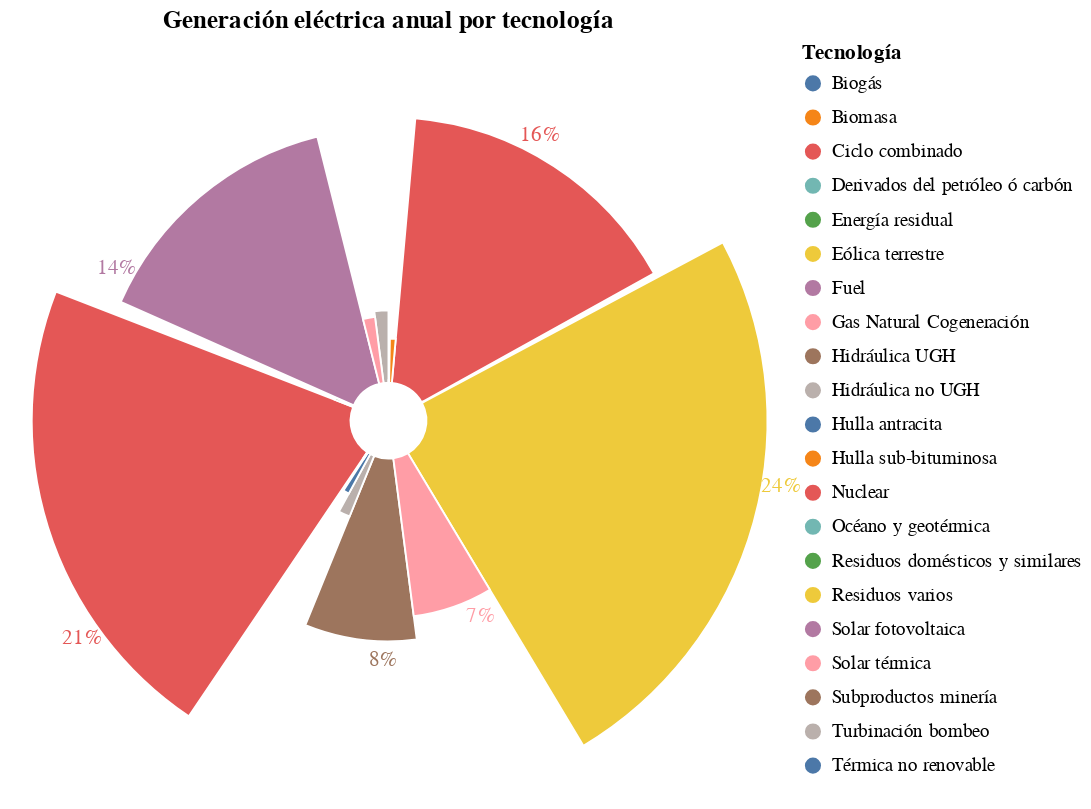

The notebook cell saved with this chart:
### Code cell
selection = alt.selection_point(fields=['name'], bind='legend')

# Base del gráfico
base = alt.Chart(df_aux).transform_window(
    rank='rank(value)',
    sort=[alt.SortField('value', order='descending')]
).encode(
    alt.Theta("value:Q", sort=df_aux['name'].to_list()).stack(True),
    alt.Radius("value").scale(type="sqrt", zero=True),
    color=alt.Color("name:N", title='Tecnología'),
    opacity=alt.condition(selection, alt.value(1), alt.value(0.2))
).add_params(selection).properties(
    title='Generación eléctrica anual por tecnología',
    width=400,
    height=400
)

# Gráfico de arco
c1 = base.mark_arc(innerRadius=20, stroke="#fff")

# Gráfico de texto con formato
c2 = base.mark_text(radiusOffset=10).encode(
    text=alt.Text("value_normalized:Q", format=".0%")
    ).transform_filter(
    alt.datum.rank <= 6
)

# Mostrar el gráfico
c1 + c2

### Figure 1 — Vega-Lite specification as saved in the notebook (floating-point values rounded to 4 significant figures)
{"config": {"view": {"continuousWidth": 300, "continuousHeight": 300}}, "layer": [{"mark": {"type": "arc", "innerRadius": 20, "stroke": "#fff"}, "encoding": {"color": {"field": "name", "title": "Tecnología", "type": "nominal"}, "opacity": {"condition": {"param": "param_437", "value": 1}, "value": 0.2}, "radius": {"field": "value", "scale": {"type": "sqrt", "zero": true}, "type": "quantitative"}, "theta": {"field": "value", "sort": ["Eólica terrestre", "Nuclear", "Ciclo combinado", "Solar fotovoltaica", "Hidráulica UGH", "Gas Natural Cogeneración", "Turbinación bombeo", "Solar térmica", "Hidráulica no UGH", "Hulla antracita", "Biomasa", "Residuos domésticos y similares", "Hulla sub-bituminosa", "Biogás", "Derivados del petróleo ó carbón", "Residuos varios", "Energía residual", "Océano y geotérmica", "Subproductos minería", "Térmica no renovable", "Fuel"], "stack": true, "type": "quantitative"}}, "name": "view_11", "title": "Generación eléctrica anual por tecnología", "transform": [{"window": [{"op": "rank", "field": "value", "as": "rank"}], "sort": [{"field": "value", "order": "descending"}]}]}, {"mark": {"type": "text", "radiusOffset": 10}, "encoding": {"color": {"field": "name", "title": "Tecnología", "type": "nominal"}, "opacity": {"condition": {"param": "param_437", "value": 1}, "value": 0.2}, "radius": {"field": "value", "scale": {"type": "sqrt", "zero": true}, "type": "quantitative"}, "text": {"field": "value_normalized", "format": ".0%", "type": "quantitative"}, "theta": {"field": "value", "sort": ["Eólica terrestre", "Nuclear", "Ciclo combinado", "Solar fotovoltaica", "Hidráulica UGH", "Gas Natural Cogeneración", "Turbinación bombeo", "Solar térmica", "Hidráulica no UGH", "Hulla antracita", "Biomasa", "Residuos domésticos y similares", "Hulla sub-bituminosa", "Biogás", "Derivados del petróleo ó carbón", "Residuos varios", "Energía residual", "Océano y geotérmica", "Subproductos minería", "Térmica no renovable", "Fuel"], "stack": true, "type": "quantitative"}}, "title": "Generación eléctrica anual por tecnología", "transform": [{"window": [{"op": "rank", "field": "value", "as": "rank"}], "sort": [{"field": "value", "order": "descending"}]}, {"filter": "(datum.rank <= 6)"}]}], "data": {"name": "data-1f41f34e68037af3d4ec0fafa524dfa6"}, "height": 400, "params": [{"name": "param_437", "select": {"type": "point", "fields": ["name"]}, "bind": "legend", "views": ["view_11"]}], "width": 400, "$schema": "https://vega.github.io/schema/vega-lite/v5.20.1.json", "datasets": {"data-1f41f34e68037af3d4ec0fafa524dfa6": [{"name": "Eólica terrestre", "value": 61080000.0, "value_normalized": 0.242}, {"name": "Nuclear", "value": 54120000.0, "value_normalized": 0.2144}, {"name": "Ciclo combinado", "value": 39200000.0, "value_normalized": 0.1553}, {"name": "Solar fotovoltaica", "value": 36480000.0, "value_normalized": 0.1445}, {"name": "Hidráulica UGH", "value": 20690000.0, "value_normalized": 0.08195}, {"name": "Gas Natural Cogeneración", "value": 16530000.0, "value_normalized": 0.06549}, {"name": "Turbinación bombeo", "value": 5185000.0, "value_normalized": 0.02054}, {"name": "Solar térmica", "value": 4673000.0, "value_normalized": 0.01851}, {"name": "Hidráulica no UGH", "value": 4547000.0, "value_normalized": 0.01801}, {"name": "Hulla antracita", "value": 2933000.0, "value_normalized": 0.01162}, {"name": "Biomasa", "value": 2865000.0, "value_normalized": 0.01135}, {"name": "Residuos domésticos y similares", "value": 1411000.0, "value_normalized": 0.005588}, {"name": "Hulla sub-bituminosa", "value": 869400.0, "value_normalized": 0.003444}, {"name": "Biogás", "value": 697400.0, "value_normalized": 0.002763}, {"name": "Derivados del petróleo ó carbón", "value": 658700.0, "value_normalized": 0.002609}, {"name": "Residuos varios", "value": 468000.0, "value_normalized": 0.001854}, {"name": "Energía residual", "value": 17840.0, "value_normalized": 7.068e-05}, {"name": "Océano y geotérmica", "value": 11410.0, "value_normalized": 4.519e-05}, {"name": "Subproductos minería", "value": 4715.0, "value_normalized": 1.868e-05}, {"name": "Térmica no renovable", "value": 829.5, "value_normalized": 3.286e-06}, {"name": "Fuel", "value": -0.002, "value_normalized": -7.922e-12}]}}
